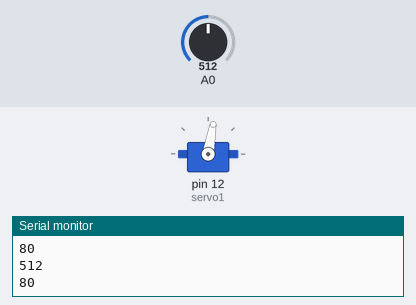
The sketch below on a simulated Arduino Uno, built with avr-gcc and run on an emulated ATmega328P. Shown: servo, the last lines printed to the serial monitor. The test bench sets the inputs (shaded band); at power-on: A0 = 512.

Above: at 1.2 s.
1.3 s: A0 set to 716
At 1.9 s:
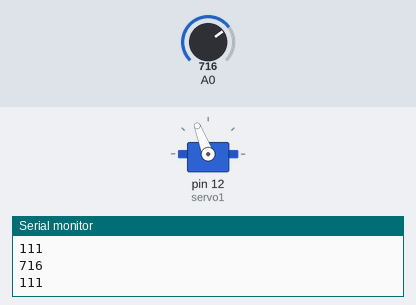
2.8 s: A0 set to 900
At 3.3 s:
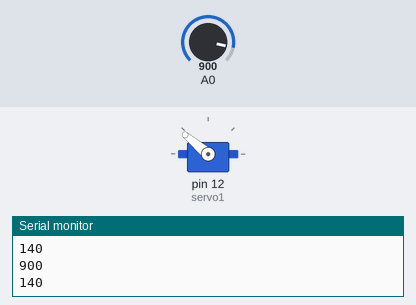
4.3 s: A0 set to 1023
At 4.8 s:
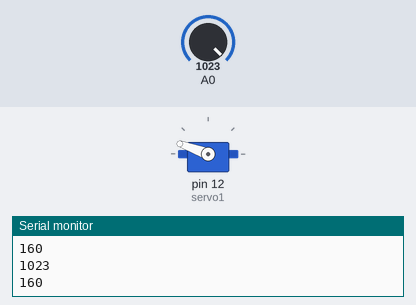
5.8 s: A0 set to 511
At 6.3 s:
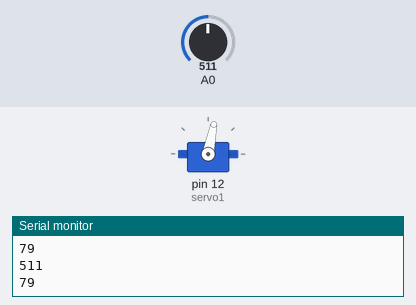
7.3 s: A0 set to 306
At 7.7 s:
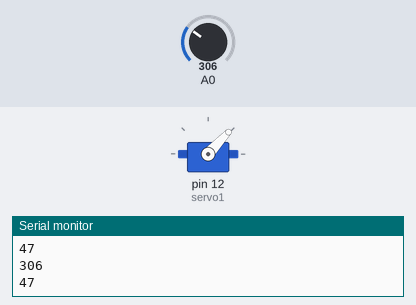
8.8 s: A0 set to 122
At 9.2 s:
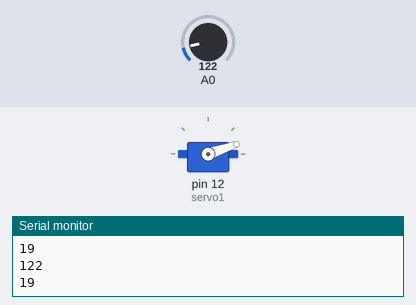
Timing chart, 0 to 11.3 s (numbered marks = the images above; inputs shaded):
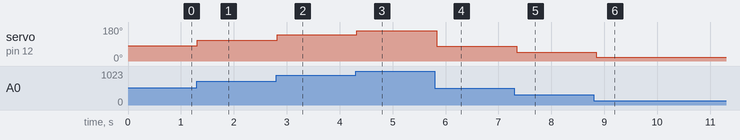

The sketch:

DcMotors.ino
```cpp
#include <Servo.h>

Servo servo1;

void setup()
{
  pinMode(14,INPUT);
  servo1.attach(12);
  Serial.begin(9600);
}

void loop()
{
  int input=  analogRead(14);  //analog in A5
  int output=map(input,0,1023,0,160);
  Serial.println(input);
  Serial.println(output);
  servo1.write(output);
  delay(100);
}
```

Measured:
- after the input at 1.3 s, servo on pin 12 (servo1): 80° → 111° at once
- after the input at 2.8 s, servo on pin 12 (servo1): 111° → 140° at once
- after the input at 4.3 s, servo on pin 12 (servo1): 140° → 160° at once
- after the input at 5.8 s, servo on pin 12 (servo1): 160° → 79° at once
- after the input at 7.3 s, servo on pin 12 (servo1): 79° → 47° at once
- after the input at 8.8 s, servo on pin 12 (servo1): 47° → 19° after 0.05 s
